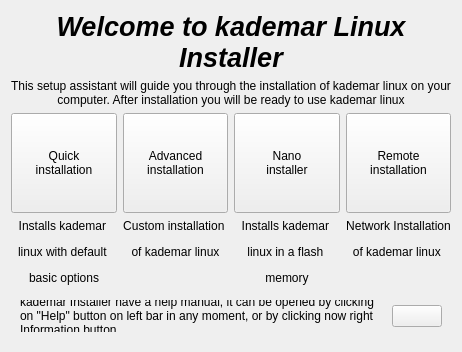
          <widget class="QWidget" name="PMain">
           <layout class="QGridLayout" name="gridLayout_9">
            <item row="4" column="1" colspan="6">
             <widget class="QWidget" name="WButons" native="true">
              <property name="minimumSize">
               <size>
                <width>0</width>
                <height>50</height>
               </size>
              </property>
              <property name="maximumSize">
               <size>
                <width>16777215</width>
                <height>50</height>
               </size>
              </property>
              <layout class="QGridLayout" name="gridLayout_11">
               <item row="0" column="1">
                <widget class="QPushButton" name="BHelpMain">
                 <property name="maximumSize">
                  <size>
                   <width>50</width>
                   <height>16777215</height>
                  </size>
                 </property>
                 <property name="text">
                  <string/>
                 </property>
                 <property name="icon">
                  <iconset>
                   <normaloff>../../usr/share/kademar/utils/instalador/img/help.png</normaloff>../../usr/share/kademar/utils/instalador/img/help.png</iconset>
                 </property>
                 <property name="iconSize">
                  <size>
                   <width>32</width>
                   <height>32</height>
                  </size>
                 </property>
                </widget>
               </item>
               <item row="0" column="0">
                <widget class="QLabel" name="LHelp">
                 <property name="text">
                  <string>kademar Installer have a help manual, it can be opened by clicking on &quot;Help&quot; button on left bar in any moment, or by clicking now right Information button.</string>
                 </property>
                 <property name="wordWrap">
                  <bool>true</bool>
                 </property>
                </widget>
               </item>
              </layout>
             </widget>
            </item>
            <item row="0" column="1" colspan="6">
             <widget class="QLabel" name="LWelcomeTitle">
              <property name="maximumSize">
               <size>
                <width>16777215</width>
                <height>100</height>
               </size>
              </property>
              <property name="font">
               <font>
                <pointsize>20</pointsize>
                <weight>75</weight>
                <italic>true</italic>
                <bold>true</bold>
                <stylestrategy>PreferAntialias</stylestrategy>
                <kerning>true</kerning>
               </font>
              </property>
              <property name="text">
               <string>Welcome to kademar Linux Installer</string>
              </property>
              <property name="alignment">
               <set>Qt::AlignCenter</set>
              </property>
              <property name="wordWrap">
               <bool>true</bool>
              </property>
             </widget>
            </item>
            <item row="1" column="1" colspan="6">
             <widget class="QLabel" name="LWelcome">
              <property name="text">
               <string>This setup assistant will guide you through the installation of kademar linux on your 
computer. After installation you will be ready to use kademar linux</string>
              </property>
              <property name="alignment">
               <set>Qt::AlignCenter</set>
              </property>
             </widget>
            </item>
            <item row="2" column="1" colspan="6">
             <layout class="QGridLayout" name="gridLayout_4">
              <item row="2" column="0">
               <widget class="QLabel" name="LQuickInstall">
                <property name="frameShadow">
                 <enum>QFrame::Plain</enum>
                </property>
                <property name="lineWidth">
                 <number>1</number>
                </property>
                <property name="text">
                 <string>&lt;html&gt;&lt;head/&gt;&lt;body&gt;&lt;p&gt;Installs kademar &lt;/p&gt;&lt;p&gt;linux with default &lt;/p&gt;&lt;p&gt;basic options&lt;/p&gt;&lt;/body&gt;&lt;/html&gt;</string>
                </property>
                <property name="textFormat">
                 <enum>Qt::AutoText</enum>
                </property>
                <property name="alignment">
                 <set>Qt::AlignHCenter|Qt::AlignTop</set>
                </property>
               </widget>
              </item>
              <item row="2" column="2">
               <widget class="QLabel" name="LNanoInstall">
                <property name="text">
                 <string>&lt;html&gt;&lt;head/&gt;&lt;body&gt;&lt;p&gt;Installs kademar &lt;/p&gt;&lt;p&gt;linux in a flash &lt;/p&gt;&lt;p&gt;memory&lt;/p&gt;&lt;/body&gt;&lt;/html&gt;</string>
                </property>
                <property name="alignment">
                 <set>Qt::AlignHCenter|Qt::AlignTop</set>
                </property>
               </widget>
              </item>
              <item row="0" column="1">
               <widget class="QPushButton" name="BAdvancedInstall">
                <property name="minimumSize">
                 <size>
                  <width>0</width>
                  <height>100</height>
                 </size>
                </property>
                <property name="maximumSize">
                 <size>
                  <width>200</width>
                  <height>16777215</height>
                 </size>
                </property>
                <property name="text">
                 <string>Advanced 
installation</string>
                </property>
                <property name="flat">
                 <bool>false</bool>
                </property>
               </widget>
              </item>
              <item row="2" column="1">
               <widget class="QLabel" name="LAdvancedInstall">
                <property name="text">
                 <string>&lt;html&gt;&lt;head/&gt;&lt;body&gt;&lt;p&gt;Custom installation &lt;/p&gt;&lt;p&gt;of kademar linux&lt;/p&gt;&lt;/body&gt;&lt;/html&gt;</string>
                </property>
                <property name="alignment">
                 <set>Qt::AlignHCenter|Qt::AlignTop</set>
                </property>
               </widget>
              </item>
              <item row="0" column="0">
               <widget class="QPushButton" name="BQuickInstall">
                <property name="minimumSize">
                 <size>
                  <width>0</width>
                  <height>100</height>
                 </size>
                </property>
                <property name="maximumSize">
                 <size>
                  <width>200</width>
                  <height>16777215</height>
                 </size>
                </property>
                <property name="text">
                 <string>Quick
installation</string>
                </property>
               </widget>
              </item>
              <item row="0" column="2">
               <widget class="QPushButton" name="BNanoInstall">
                <property name="minimumSize">
                 <size>
                  <width>0</width>
                  <height>100</height>
                 </size>
                </property>
                <property name="maximumSize">
                 <size>
                  <width>200</width>
                  <height>16777215</height>
                 </size>
                </property>
                <property name="text">
                 <string>Nano
installer</string>
                </property>
               </widget>
              </item>
              <item row="2" column="3">
               <widget class="QLabel" name="LRemoteInstall">
                <property name="text">
                 <string>&lt;html&gt;&lt;head/&gt;&lt;body&gt;&lt;p&gt;Network Installation&lt;/p&gt;&lt;p&gt;of kademar linux &lt;/p&gt;&lt;/body&gt;&lt;/html&gt;</string>
                </property>
                <property name="alignment">
                 <set>Qt::AlignHCenter|Qt::AlignTop</set>
                </property>
               </widget>
              </item>
              <item row="0" column="3">
               <widget class="QPushButton" name="BRemoteInstall">
                <property name="minimumSize">
                 <size>
                  <width>0</width>
                  <height>100</height>
                 </size>
                </property>
                <property name="maximumSize">
                 <size>
                  <width>200</width>
                  <height>16777215</height>
                 </size>
                </property>
                <property name="text">
                 <string>Remote
installation</string>
                </property>
               </widget>
              </item>
             </layout>
            </item>
           </layout>
          </widget>
